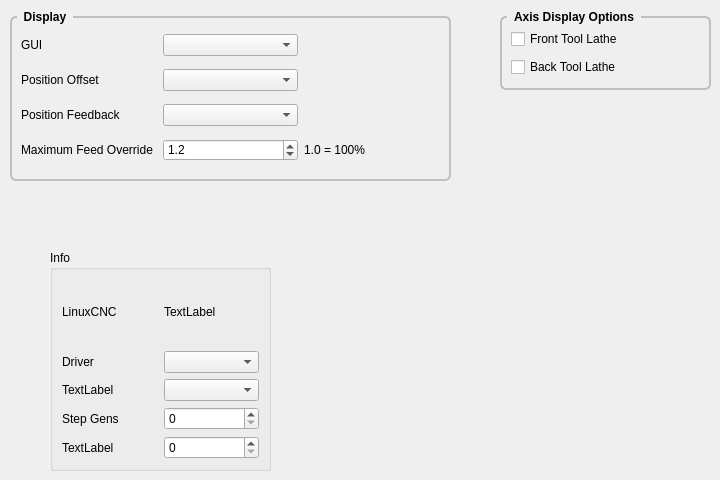
      <widget class="QWidget" name="display">
       <attribute name="title">
        <string>Display</string>
       </attribute>
       <widget class="QGroupBox" name="gridGroupBox">
        <property name="geometry">
         <rect>
          <x>500</x>
          <y>10</y>
          <width>211</width>
          <height>80</height>
         </rect>
        </property>
        <property name="styleSheet">
         <string notr="true">QGroupBox {
    font: bold;
    border: 2px solid silver;
    border-radius: 6px;
    margin-top: 6px;
}

QGroupBox::title {
    subcontrol-origin: margin;
    left: 7px;
    padding: 0px 5px 0px 5px;
}</string>
        </property>
        <property name="title">
         <string>Axis Display Options</string>
        </property>
        <layout class="QGridLayout" name="gridLayout_32">
         <item row="0" column="0">
          <widget class="QCheckBox" name="frontToolLatheCB">
           <property name="text">
            <string>Front Tool Lathe</string>
           </property>
          </widget>
         </item>
         <item row="1" column="0">
          <widget class="QCheckBox" name="backToolLatheCB">
           <property name="text">
            <string>Back Tool Lathe</string>
           </property>
          </widget>
         </item>
        </layout>
       </widget>
       <widget class="QGroupBox" name="gridGroupBox">
        <property name="geometry">
         <rect>
          <x>10</x>
          <y>10</y>
          <width>441</width>
          <height>171</height>
         </rect>
        </property>
        <property name="styleSheet">
         <string notr="true">QGroupBox {
    font: bold;
    border: 2px solid silver;
    border-radius: 6px;
    margin-top: 6px;
}

QGroupBox::title {
    subcontrol-origin: margin;
    left: 7px;
    padding: 0px 5px 0px 5px;
}</string>
        </property>
        <property name="title">
         <string>Display</string>
        </property>
        <layout class="QGridLayout" name="gridLayout_47">
         <property name="leftMargin">
          <number>9</number>
         </property>
         <property name="topMargin">
          <number>9</number>
         </property>
         <property name="rightMargin">
          <number>9</number>
         </property>
         <property name="bottomMargin">
          <number>9</number>
         </property>
         <item row="1" column="1">
          <widget class="QComboBox" name="positionOffsetCB"/>
         </item>
         <item row="2" column="1">
          <widget class="QComboBox" name="positionFeedbackCB"/>
         </item>
         <item row="3" column="1">
          <widget class="QDoubleSpinBox" name="maxFeedOverrideSB">
           <property name="decimals">
            <number>1</number>
           </property>
           <property name="maximum">
            <double>2.000000000000000</double>
           </property>
           <property name="singleStep">
            <double>0.100000000000000</double>
           </property>
           <property name="value">
            <double>1.200000000000000</double>
           </property>
          </widget>
         </item>
         <item row="0" column="0">
          <widget class="QLabel" name="label_40">
           <property name="text">
            <string>GUI</string>
           </property>
          </widget>
         </item>
         <item row="1" column="0">
          <widget class="QLabel" name="label_41">
           <property name="text">
            <string>Position Offset</string>
           </property>
          </widget>
         </item>
         <item row="0" column="1">
          <widget class="QComboBox" name="guiCB"/>
         </item>
         <item row="2" column="0">
          <widget class="QLabel" name="label_42">
           <property name="text">
            <string>Position Feedback</string>
           </property>
          </widget>
         </item>
         <item row="3" column="0">
          <widget class="QLabel" name="label_9">
           <property name="text">
            <string>Maximum Feed Override</string>
           </property>
          </widget>
         </item>
         <item row="3" column="2">
          <widget class="QLabel" name="label_179">
           <property name="text">
            <string>1.0 = 100%</string>
           </property>
          </widget>
         </item>
        </layout>
       </widget>
       <widget class="QGroupBox" name="groupBox">
        <property name="geometry">
         <rect>
          <x>50</x>
          <y>250</y>
          <width>221</width>
          <height>221</height>
         </rect>
        </property>
        <property name="title">
         <string>Info</string>
        </property>
        <layout class="QGridLayout" name="gridLayout_50">
         <item row="0" column="0">
          <widget class="QLabel" name="label_33">
           <property name="text">
            <string>LinuxCNC</string>
           </property>
          </widget>
         </item>
         <item row="1" column="1">
          <widget class="QComboBox" name="driverCB"/>
         </item>
         <item row="1" column="0">
          <widget class="QLabel" name="label_30">
           <property name="text">
            <string>Driver</string>
           </property>
          </widget>
         </item>
         <item row="2" column="0">
          <widget class="QLabel" name="label_35">
           <property name="text">
            <string>TextLabel</string>
           </property>
          </widget>
         </item>
         <item row="0" column="1">
          <widget class="QLabel" name="versionLE">
           <property name="text">
            <string>TextLabel</string>
           </property>
          </widget>
         </item>
         <item row="3" column="0">
          <widget class="QLabel" name="label_36">
           <property name="text">
            <string>Step Gens</string>
           </property>
          </widget>
         </item>
         <item row="2" column="1">
          <widget class="QComboBox" name="boardCB"/>
         </item>
         <item row="3" column="1">
          <widget class="QSpinBox" name="stepgensSB"/>
         </item>
         <item row="4" column="0">
          <widget class="QLabel" name="label_46">
           <property name="text">
            <string>TextLabel</string>
           </property>
          </widget>
         </item>
         <item row="4" column="1">
          <widget class="QSpinBox" name="sserialSB"/>
         </item>
        </layout>
       </widget>
      </widget>
